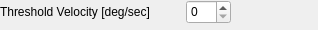
      <widget class="ExpanderWidget" name="expanderwidget_4">
       <property name="sizePolicy">
        <sizepolicy hsizetype="Fixed" vsizetype="Preferred">
         <horstretch>0</horstretch>
         <verstretch>0</verstretch>
        </sizepolicy>
       </property>
       <property name="minimumSize">
        <size>
         <width>318</width>
         <height>0</height>
        </size>
       </property>
       <property name="maximumSize">
        <size>
         <width>318</width>
         <height>120</height>
        </size>
       </property>
       <property name="expanderTitle">
        <string>Field Weakening</string>
       </property>
       <property name="isExpanded" stdset="0">
        <bool>true</bool>
       </property>
       <widget class="QWidget" name="page_4">
        <layout class="QGridLayout" name="gridLayout_6">
         <item row="0" column="0">
          <layout class="QVBoxLayout" name="verticalLayout_11">
           <item>
            <layout class="QHBoxLayout" name="horizontalLayout_38">
             <item>
              <widget class="QLabel" name="label_33">
               <property name="minimumSize">
                <size>
                 <width>180</width>
                 <height>0</height>
                </size>
               </property>
               <property name="text">
                <string>Threshold Velocity [deg/sec]</string>
               </property>
              </widget>
             </item>
             <item>
              <widget class="QSpinBox" name="spinBox_6">
               <property name="minimumSize">
                <size>
                 <width>0</width>
                 <height>24</height>
                </size>
               </property>
               <property name="maximumSize">
                <size>
                 <width>100</width>
                 <height>16777215</height>
                </size>
               </property>
              </widget>
             </item>
            </layout>
           </item>
           <item>
            <layout class="QHBoxLayout" name="horizontalLayout_39">
             <item>
              <widget class="QLabel" name="label_34">
               <property name="minimumSize">
                <size>
                 <width>180</width>
                 <height>0</height>
                </size>
               </property>
               <property name="text">
                <string>Phase Slope [elec. deg/(deg/sec)]]</string>
               </property>
              </widget>
             </item>
             <item>
              <widget class="QSpinBox" name="spinBox_7">
               <property name="minimumSize">
                <size>
                 <width>0</width>
                 <height>24</height>
                </size>
               </property>
               <property name="maximumSize">
                <size>
                 <width>100</width>
                 <height>16777215</height>
                </size>
               </property>
              </widget>
             </item>
            </layout>
           </item>
          </layout>
         </item>
        </layout>
       </widget>
      </widget>
